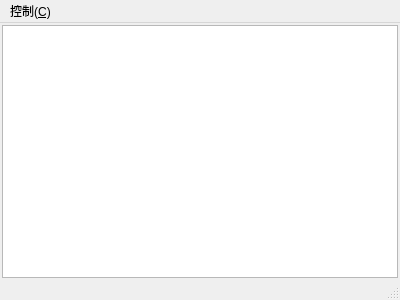
<?xml version="1.0" encoding="UTF-8"?>
<ui version="4.0">
 <class>ControlDialog</class>
 <widget class="QMainWindow" name="ControlDialog">
  <property name="geometry">
   <rect>
    <x>0</x>
    <y>0</y>
    <width>400</width>
    <height>300</height>
   </rect>
  </property>
  <property name="minimumSize">
   <size>
    <width>400</width>
    <height>300</height>
   </size>
  </property>
  <property name="windowTitle">
   <string>Console</string>
  </property>
  <widget class="QWidget" name="centralwidget">
   <layout class="QVBoxLayout" name="verticalLayout">
    <property name="leftMargin">
     <number>2</number>
    </property>
    <property name="topMargin">
     <number>2</number>
    </property>
    <property name="rightMargin">
     <number>2</number>
    </property>
    <property name="bottomMargin">
     <number>0</number>
    </property>
    <item>
     <widget class="QTextEdit" name="LogExport"/>
    </item>
   </layout>
  </widget>
  <widget class="QMenuBar" name="menubar">
   <property name="geometry">
    <rect>
     <x>0</x>
     <y>0</y>
     <width>400</width>
     <height>23</height>
    </rect>
   </property>
   <widget class="QMenu" name="menu_control">
    <property name="title">
     <string>控制(&amp;C)</string>
    </property>
    <addaction name="action_star"/>
    <addaction name="action_stop"/>
   </widget>
   <addaction name="menu_control"/>
  </widget>
  <widget class="QStatusBar" name="statusbar"/>
  <action name="action_star">
   <property name="text">
    <string>启动服务(&amp;S)</string>
   </property>
  </action>
  <action name="action_stop">
   <property name="text">
    <string>停止服务(&amp;T)</string>
   </property>
  </action>
 </widget>
 <resources/>
 <connections/>
</ui>
